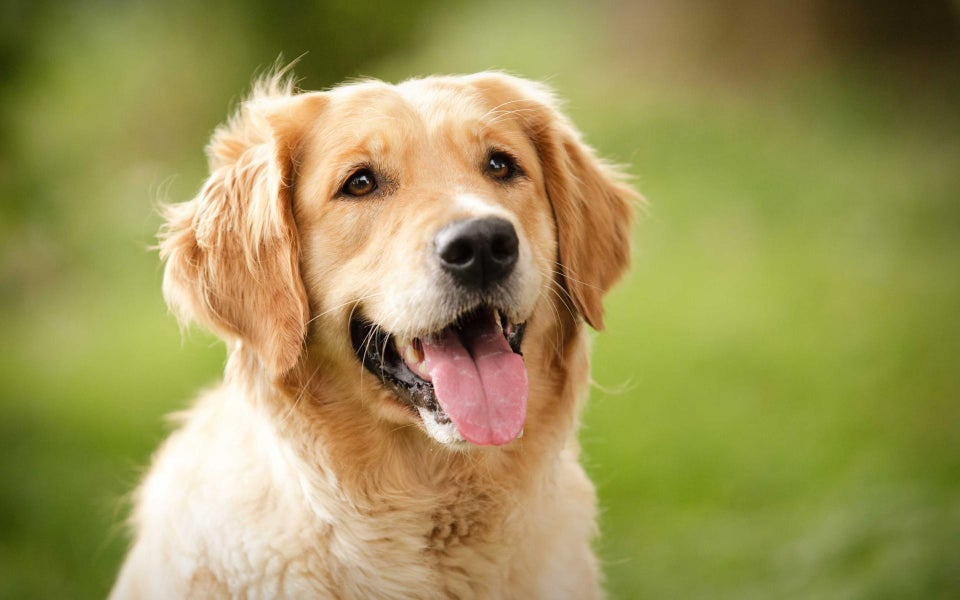
#> input picture 2020_0810_day6/image.jpg, 960 x 600 px
$ python splitting_and_merging.py --image image.jpg
#> lines starting #> are read from the running program, lines starting #| are printed output that depends on the picture
import numpy as np
import argparse
import cv2

ap = argparse.ArgumentParser()
ap.add_argument("-i", "--image", required=True, help="Path to the image")
args = vars(ap.parse_args())

image = cv2.imread(args["image"])
#> image is the input picture: shape (600, 960, 3); mean B, G, R 86.4, 148.3, 156.9
(B, G, R) = cv2.split(image)
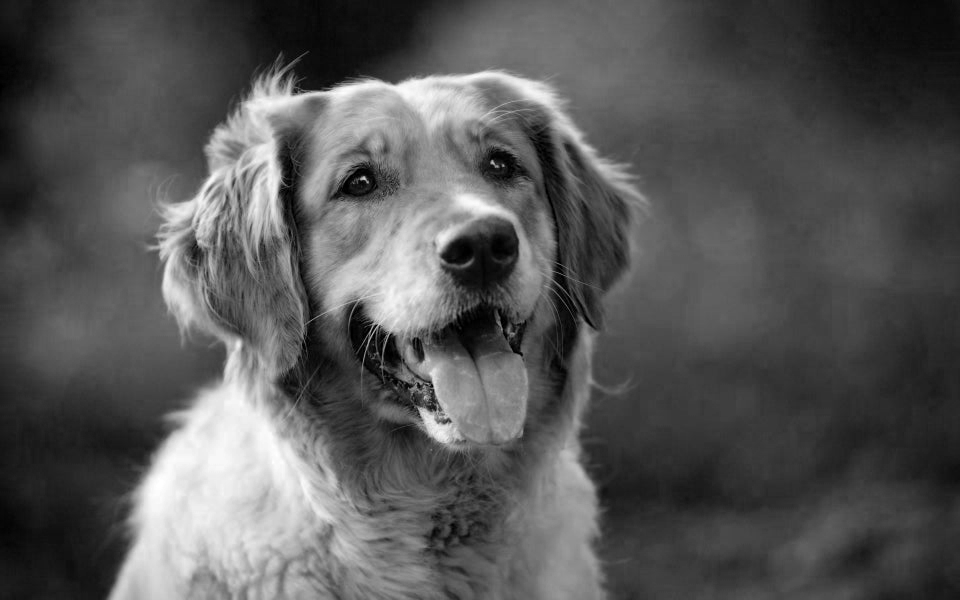
#> B: shape (600, 960); min 0, max 255, mean 86.4
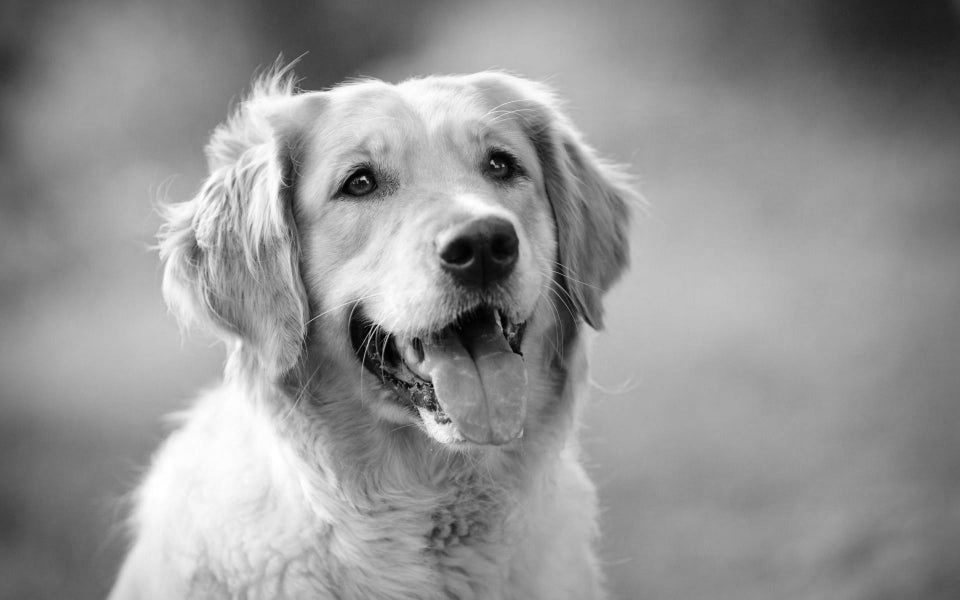
#> G: shape (600, 960); min 0, max 255, mean 148.3
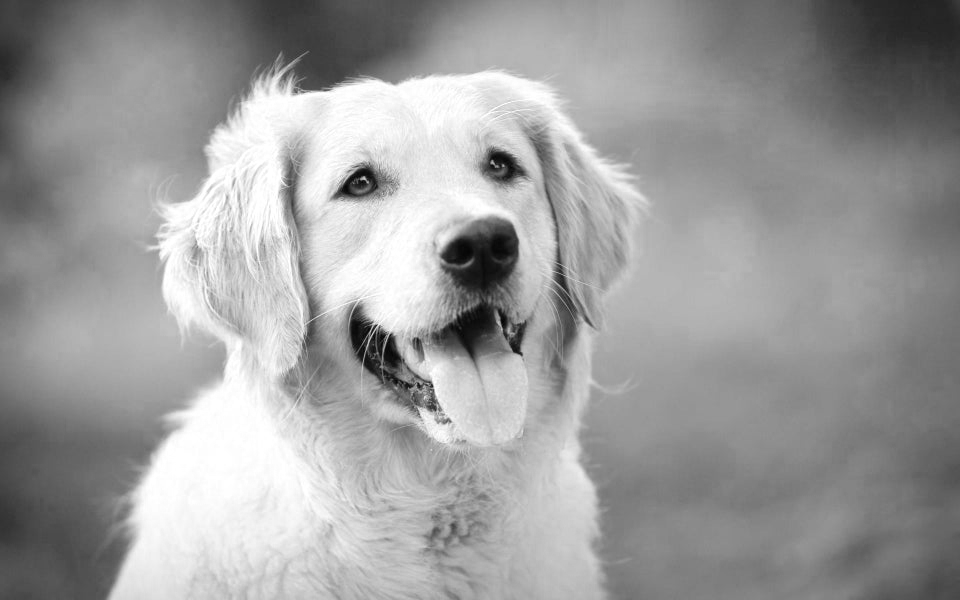
#> R: shape (600, 960); min 2, max 255, mean 156.9

cv2.imshow("Red", R)
cv2.imshow("Green", G)
cv2.imshow("Blue", B)
cv2.waitKey(0)

merged = cv2.merge([B, G, R])
cv2.imshow("Merged", merged)
cv2.waitKey(0)
cv2.destroyAllWindows()

zeros = np.zeros(image.shape[:2], dtype="uint8")
cv2.imshow("Red", cv2.merge([zeros, zeros, R]))
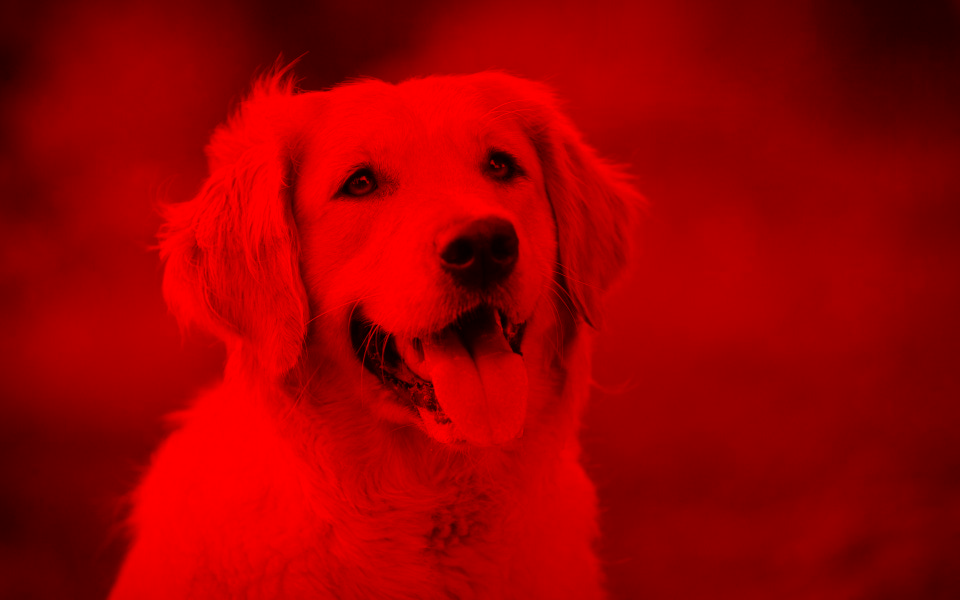
#> window 'Red': shape (600, 960, 3); mean B, G, R 0, 0, 156.9
cv2.imshow("Green", cv2.merge([zeros, G, zeros]))
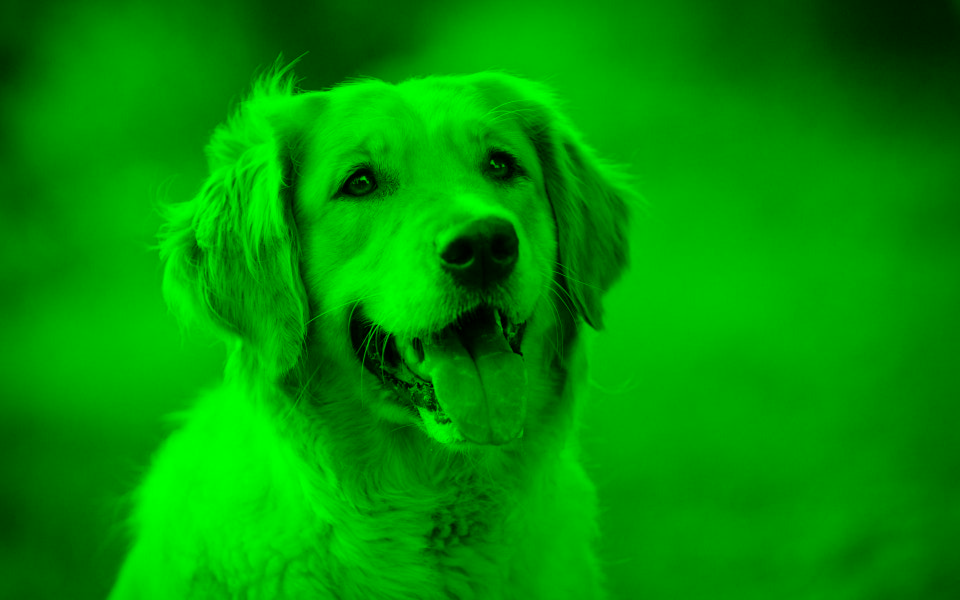
#> window 'Green': shape (600, 960, 3); mean B, G, R 0, 148.3, 0
cv2.imshow("Blue", cv2.merge([B, zeros, zeros]))
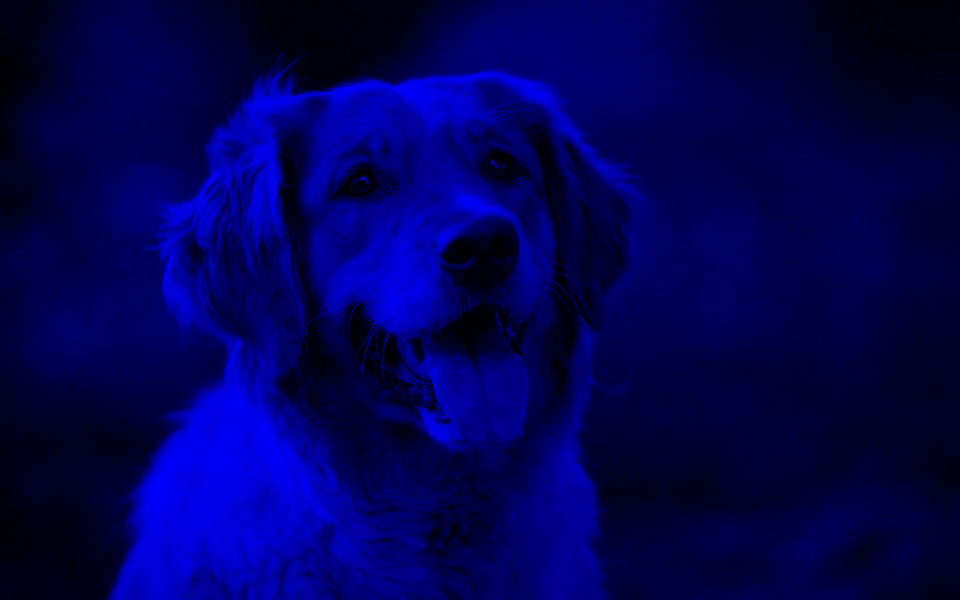
#> window 'Blue': shape (600, 960, 3); mean B, G, R 86.4, 0, 0
cv2.waitKey(0)
